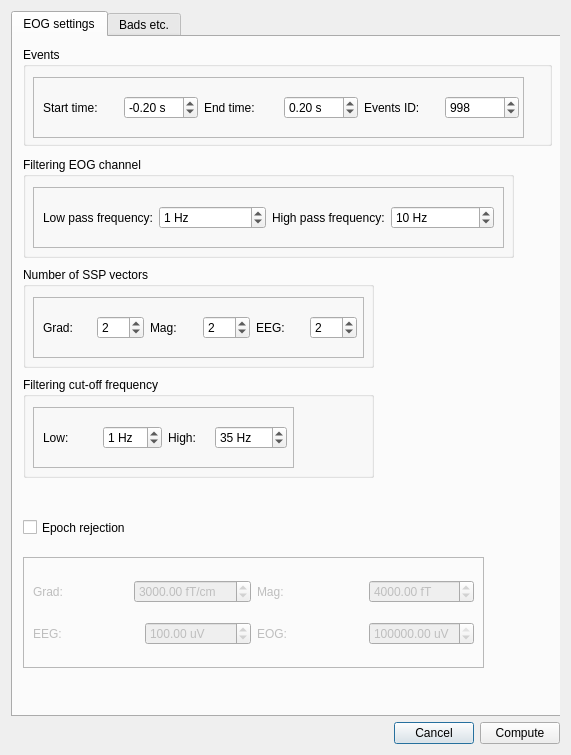
<?xml version="1.0" encoding="UTF-8"?>
<ui version="4.0">
 <class>Dialog</class>
 <widget class="QDialog" name="Dialog">
  <property name="enabled">
   <bool>true</bool>
  </property>
  <property name="geometry">
   <rect>
    <x>0</x>
    <y>0</y>
    <width>571</width>
    <height>755</height>
   </rect>
  </property>
  <property name="windowTitle">
   <string>Dialog</string>
  </property>
  <layout class="QGridLayout" name="gridLayout">
   <item row="1" column="0">
    <layout class="QHBoxLayout" name="horizontalLayout_13">
     <item>
      <spacer name="horizontalSpacer">
       <property name="orientation">
        <enum>Qt::Horizontal</enum>
       </property>
       <property name="sizeHint" stdset="0">
        <size>
         <width>40</width>
         <height>20</height>
        </size>
       </property>
      </spacer>
     </item>
     <item>
      <widget class="QPushButton" name="pushButtonCancel">
       <property name="text">
        <string>Cancel</string>
       </property>
      </widget>
     </item>
     <item>
      <widget class="QPushButton" name="pushButtonCompute">
       <property name="sizePolicy">
        <sizepolicy hsizetype="Minimum" vsizetype="Fixed">
         <horstretch>0</horstretch>
         <verstretch>0</verstretch>
        </sizepolicy>
       </property>
       <property name="text">
        <string>Compute</string>
       </property>
      </widget>
     </item>
    </layout>
   </item>
   <item row="0" column="0">
    <widget class="QScrollArea" name="scrollArea">
     <property name="frameShape">
      <enum>QFrame::NoFrame</enum>
     </property>
     <property name="widgetResizable">
      <bool>true</bool>
     </property>
     <widget class="QWidget" name="scrollAreaWidgetContents">
      <property name="geometry">
       <rect>
        <x>0</x>
        <y>0</y>
        <width>553</width>
        <height>706</height>
       </rect>
      </property>
      <property name="minimumSize">
       <size>
        <width>540</width>
        <height>690</height>
       </size>
      </property>
      <widget class="QTabWidget" name="tabWidgetEOGSettings">
       <property name="geometry">
        <rect>
         <x>0</x>
         <y>0</y>
         <width>553</width>
         <height>706</height>
        </rect>
       </property>
       <property name="currentIndex">
        <number>0</number>
       </property>
       <widget class="QWidget" name="tabEOG1">
        <attribute name="title">
         <string>EOG settings</string>
        </attribute>
        <widget class="QGroupBox" name="groupBoxFilter">
         <property name="geometry">
          <rect>
           <x>10</x>
           <y>340</y>
           <width>351</width>
           <height>101</height>
          </rect>
         </property>
         <property name="title">
          <string>Filtering cut-off frequency</string>
         </property>
         <widget class="QFrame" name="frame_7">
          <property name="geometry">
           <rect>
            <x>10</x>
            <y>30</y>
            <width>261</width>
            <height>61</height>
           </rect>
          </property>
          <property name="frameShape">
           <enum>QFrame::StyledPanel</enum>
          </property>
          <property name="frameShadow">
           <enum>QFrame::Raised</enum>
          </property>
          <widget class="QWidget" name="horizontalLayoutWidget_19">
           <property name="geometry">
            <rect>
             <x>10</x>
             <y>10</y>
             <width>244</width>
             <height>41</height>
            </rect>
           </property>
           <layout class="QHBoxLayout" name="horizontalLayout_25">
            <item>
             <layout class="QHBoxLayout" name="horizontalLayout_26">
              <item>
               <widget class="QLabel" name="labelLow">
                <property name="text">
                 <string>Low:</string>
                </property>
               </widget>
              </item>
              <item>
               <widget class="QSpinBox" name="spinBoxLow">
                <property name="suffix">
                 <string> Hz</string>
                </property>
                <property name="value">
                 <number>1</number>
                </property>
               </widget>
              </item>
             </layout>
            </item>
            <item>
             <layout class="QHBoxLayout" name="horizontalLayout_27">
              <item>
               <widget class="QLabel" name="labelHigh">
                <property name="text">
                 <string>High:</string>
                </property>
               </widget>
              </item>
              <item>
               <widget class="QSpinBox" name="spinBoxHigh">
                <property name="suffix">
                 <string> Hz</string>
                </property>
                <property name="maximum">
                 <number>1000</number>
                </property>
                <property name="value">
                 <number>35</number>
                </property>
               </widget>
              </item>
             </layout>
            </item>
           </layout>
          </widget>
         </widget>
        </widget>
        <widget class="QGroupBox" name="groupBoxFilteringEOG">
         <property name="geometry">
          <rect>
           <x>10</x>
           <y>120</y>
           <width>491</width>
           <height>101</height>
          </rect>
         </property>
         <property name="title">
          <string>Filtering EOG channel</string>
         </property>
         <widget class="QFrame" name="frame_6">
          <property name="geometry">
           <rect>
            <x>10</x>
            <y>30</y>
            <width>471</width>
            <height>61</height>
           </rect>
          </property>
          <property name="frameShape">
           <enum>QFrame::StyledPanel</enum>
          </property>
          <property name="frameShadow">
           <enum>QFrame::Raised</enum>
          </property>
          <widget class="QWidget" name="horizontalLayoutWidget_20">
           <property name="geometry">
            <rect>
             <x>10</x>
             <y>10</y>
             <width>451</width>
             <height>41</height>
            </rect>
           </property>
           <layout class="QHBoxLayout" name="horizontalLayout_18">
            <item>
             <layout class="QHBoxLayout" name="horizontalLayout_23">
              <item>
               <widget class="QLabel" name="labelLowPass">
                <property name="text">
                 <string>Low pass frequency:</string>
                </property>
               </widget>
              </item>
              <item>
               <widget class="QSpinBox" name="spinBoxLowPass">
                <property name="suffix">
                 <string> Hz</string>
                </property>
                <property name="value">
                 <number>1</number>
                </property>
               </widget>
              </item>
             </layout>
            </item>
            <item>
             <layout class="QHBoxLayout" name="horizontalLayout_24">
              <item>
               <widget class="QLabel" name="labelHighPass">
                <property name="text">
                 <string>High pass frequency:</string>
                </property>
               </widget>
              </item>
              <item>
               <widget class="QSpinBox" name="spinBoxHighPass">
                <property name="suffix">
                 <string> Hz</string>
                </property>
                <property name="maximum">
                 <number>1000</number>
                </property>
                <property name="value">
                 <number>10</number>
                </property>
               </widget>
              </item>
             </layout>
            </item>
           </layout>
          </widget>
         </widget>
        </widget>
        <widget class="QGroupBox" name="groupBoxSSP">
         <property name="geometry">
          <rect>
           <x>10</x>
           <y>230</y>
           <width>351</width>
           <height>101</height>
          </rect>
         </property>
         <property name="title">
          <string>Number of SSP vectors</string>
         </property>
         <widget class="QFrame" name="frame_2">
          <property name="geometry">
           <rect>
            <x>10</x>
            <y>30</y>
            <width>331</width>
            <height>61</height>
           </rect>
          </property>
          <property name="frameShape">
           <enum>QFrame::StyledPanel</enum>
          </property>
          <property name="frameShadow">
           <enum>QFrame::Raised</enum>
          </property>
          <widget class="QWidget" name="horizontalLayoutWidget_9">
           <property name="geometry">
            <rect>
             <x>10</x>
             <y>10</y>
             <width>314</width>
             <height>41</height>
            </rect>
           </property>
           <layout class="QHBoxLayout" name="horizontalLayout_9">
            <item>
             <layout class="QHBoxLayout" name="horizontalLayout_3">
              <item>
               <widget class="QLabel" name="labelGrad">
                <property name="text">
                 <string>Grad:</string>
                </property>
               </widget>
              </item>
              <item>
               <widget class="QSpinBox" name="spinBoxGrad">
                <property name="value">
                 <number>2</number>
                </property>
               </widget>
              </item>
             </layout>
            </item>
            <item>
             <layout class="QHBoxLayout" name="horizontalLayout_4">
              <item>
               <widget class="QLabel" name="labelMag">
                <property name="text">
                 <string>Mag:</string>
                </property>
               </widget>
              </item>
              <item>
               <widget class="QSpinBox" name="spinBoxMag">
                <property name="value">
                 <number>2</number>
                </property>
               </widget>
              </item>
             </layout>
            </item>
            <item>
             <layout class="QHBoxLayout" name="horizontalLayout_5">
              <item>
               <widget class="QLabel" name="labelEeg">
                <property name="text">
                 <string>EEG:</string>
                </property>
               </widget>
              </item>
              <item>
               <widget class="QSpinBox" name="spinBoxEeg">
                <property name="value">
                 <number>2</number>
                </property>
               </widget>
              </item>
             </layout>
            </item>
           </layout>
          </widget>
         </widget>
        </widget>
        <widget class="QGroupBox" name="groupBoxEvent">
         <property name="geometry">
          <rect>
           <x>10</x>
           <y>10</y>
           <width>529</width>
           <height>99</height>
          </rect>
         </property>
         <property name="title">
          <string>Events</string>
         </property>
         <widget class="QFrame" name="frame">
          <property name="geometry">
           <rect>
            <x>10</x>
            <y>30</y>
            <width>491</width>
            <height>61</height>
           </rect>
          </property>
          <property name="frameShape">
           <enum>QFrame::StyledPanel</enum>
          </property>
          <property name="frameShadow">
           <enum>QFrame::Raised</enum>
          </property>
          <widget class="QWidget" name="horizontalLayoutWidget_8">
           <property name="geometry">
            <rect>
             <x>10</x>
             <y>10</y>
             <width>476</width>
             <height>41</height>
            </rect>
           </property>
           <layout class="QHBoxLayout" name="horizontalLayout_8">
            <item>
             <layout class="QHBoxLayout" name="horizontalLayout">
              <item>
               <widget class="QLabel" name="labelTmin">
                <property name="text">
                 <string>Start time:</string>
                </property>
               </widget>
              </item>
              <item>
               <widget class="QDoubleSpinBox" name="doubleSpinBoxTmin">
                <property name="suffix">
                 <string> s</string>
                </property>
                <property name="minimum">
                 <double>-99.989999999999995</double>
                </property>
                <property name="singleStep">
                 <double>0.050000000000000</double>
                </property>
                <property name="value">
                 <double>-0.200000000000000</double>
                </property>
               </widget>
              </item>
             </layout>
            </item>
            <item>
             <layout class="QHBoxLayout" name="horizontalLayout_2">
              <item>
               <widget class="QLabel" name="labelTmax">
                <property name="text">
                 <string>End time:</string>
                </property>
               </widget>
              </item>
              <item>
               <widget class="QDoubleSpinBox" name="doubleSpinBoxTmax">
                <property name="suffix">
                 <string> s</string>
                </property>
                <property name="minimum">
                 <double>-99.989999999999995</double>
                </property>
                <property name="singleStep">
                 <double>0.050000000000000</double>
                </property>
                <property name="value">
                 <double>0.200000000000000</double>
                </property>
               </widget>
              </item>
             </layout>
            </item>
            <item>
             <layout class="QHBoxLayout" name="horizontalLayout_6">
              <item>
               <widget class="QLabel" name="labelEventID">
                <property name="text">
                 <string>Events ID:</string>
                </property>
               </widget>
              </item>
              <item>
               <widget class="QSpinBox" name="spinBoxEventsID">
                <property name="maximum">
                 <number>10000</number>
                </property>
                <property name="value">
                 <number>998</number>
                </property>
               </widget>
              </item>
             </layout>
            </item>
           </layout>
          </widget>
         </widget>
        </widget>
        <widget class="QFrame" name="frameEpochRejection">
         <property name="enabled">
          <bool>false</bool>
         </property>
         <property name="geometry">
          <rect>
           <x>10</x>
           <y>520</y>
           <width>461</width>
           <height>111</height>
          </rect>
         </property>
         <property name="frameShape">
          <enum>QFrame::StyledPanel</enum>
         </property>
         <property name="frameShadow">
          <enum>QFrame::Raised</enum>
         </property>
         <widget class="QWidget" name="horizontalLayoutWidget_4">
          <property name="geometry">
           <rect>
            <x>10</x>
            <y>10</y>
            <width>441</width>
            <height>91</height>
           </rect>
          </property>
          <layout class="QHBoxLayout" name="horizontalLayout_12">
           <item>
            <layout class="QVBoxLayout" name="verticalLayout_2">
             <item>
              <layout class="QHBoxLayout" name="horizontalLayout_14">
               <item>
                <widget class="QLabel" name="labelGradReject">
                 <property name="text">
                  <string>Grad:</string>
                 </property>
                </widget>
               </item>
               <item>
                <widget class="QDoubleSpinBox" name="doubleSpinBoxGradReject">
                 <property name="prefix">
                  <string/>
                 </property>
                 <property name="suffix">
                  <string> fT/cm</string>
                 </property>
                 <property name="maximum">
                  <double>1000000000.000000000000000</double>
                 </property>
                 <property name="value">
                  <double>3000.000000000000000</double>
                 </property>
                </widget>
               </item>
              </layout>
             </item>
             <item>
              <layout class="QHBoxLayout" name="horizontalLayout_11">
               <item>
                <widget class="QLabel" name="labelEegReject">
                 <property name="text">
                  <string>EEG:</string>
                 </property>
                </widget>
               </item>
               <item>
                <widget class="QDoubleSpinBox" name="doubleSpinBoxEEGReject">
                 <property name="suffix">
                  <string> uV</string>
                 </property>
                 <property name="maximum">
                  <double>1000000000.000000000000000</double>
                 </property>
                 <property name="value">
                  <double>100.000000000000000</double>
                 </property>
                </widget>
               </item>
              </layout>
             </item>
            </layout>
           </item>
           <item>
            <layout class="QVBoxLayout" name="verticalLayout_3">
             <item>
              <layout class="QHBoxLayout" name="horizontalLayout_10">
               <item>
                <widget class="QLabel" name="labelMagReject">
                 <property name="text">
                  <string>Mag:</string>
                 </property>
                </widget>
               </item>
               <item>
                <widget class="QDoubleSpinBox" name="doubleSpinBoxMagReject">
                 <property name="suffix">
                  <string> fT</string>
                 </property>
                 <property name="maximum">
                  <double>1000000000.000000000000000</double>
                 </property>
                 <property name="value">
                  <double>4000.000000000000000</double>
                 </property>
                </widget>
               </item>
              </layout>
             </item>
             <item>
              <layout class="QHBoxLayout" name="horizontalLayout_15">
               <item>
                <widget class="QLabel" name="labelEogReject">
                 <property name="text">
                  <string>EOG:</string>
                 </property>
                </widget>
               </item>
               <item>
                <widget class="QDoubleSpinBox" name="doubleSpinBoxEOGReject">
                 <property name="suffix">
                  <string> uV</string>
                 </property>
                 <property name="maximum">
                  <double>1000000000.000000000000000</double>
                 </property>
                 <property name="value">
                  <double>1000000000.000000000000000</double>
                 </property>
                </widget>
               </item>
              </layout>
             </item>
            </layout>
           </item>
          </layout>
         </widget>
        </widget>
        <widget class="QCheckBox" name="checkBoxEpochRejection">
         <property name="enabled">
          <bool>true</bool>
         </property>
         <property name="geometry">
          <rect>
           <x>10</x>
           <y>475</y>
           <width>149</width>
           <height>31</height>
          </rect>
         </property>
         <property name="text">
          <string>Epoch rejection</string>
         </property>
        </widget>
       </widget>
       <widget class="QWidget" name="tabEOG2">
        <attribute name="title">
         <string>Bads etc.</string>
        </attribute>
        <widget class="QWidget" name="horizontalLayoutWidget_17">
         <property name="geometry">
          <rect>
           <x>10</x>
           <y>60</y>
           <width>351</width>
           <height>41</height>
          </rect>
         </property>
         <layout class="QHBoxLayout" name="horizontalLayout_21">
          <item>
           <widget class="QLabel" name="labelStart1">
            <property name="text">
             <string>Start artifact detection after</string>
            </property>
           </widget>
          </item>
          <item>
           <widget class="QSpinBox" name="spinBoxStart"/>
          </item>
          <item>
           <widget class="QLabel" name="labelStart2">
            <property name="text">
             <string>seconds.</string>
            </property>
           </widget>
          </item>
         </layout>
        </widget>
        <widget class="QWidget" name="horizontalLayoutWidget">
         <property name="geometry">
          <rect>
           <x>10</x>
           <y>160</y>
           <width>281</width>
           <height>41</height>
          </rect>
         </property>
         <layout class="QHBoxLayout" name="horizontalLayout_7">
          <item>
           <widget class="QLabel" name="labelJobs">
            <property name="text">
             <string>Number of jobs to run in parallel:</string>
            </property>
           </widget>
          </item>
          <item>
           <widget class="QSpinBox" name="spinBoxJobs">
            <property name="value">
             <number>1</number>
            </property>
           </widget>
          </item>
         </layout>
        </widget>
        <widget class="QWidget" name="layoutWidget">
         <property name="geometry">
          <rect>
           <x>10</x>
           <y>10</y>
           <width>381</width>
           <height>41</height>
          </rect>
         </property>
         <layout class="QHBoxLayout" name="horizontalLayout_28">
          <item>
           <widget class="QLabel" name="labelBad">
            <property name="text">
             <string>Bad channels:</string>
            </property>
           </widget>
          </item>
          <item>
           <widget class="QLineEdit" name="lineEditBad"/>
          </item>
          <item>
           <widget class="QPushButton" name="pushButtonBadChannels">
            <property name="text">
             <string>Browse...</string>
            </property>
           </widget>
          </item>
         </layout>
        </widget>
        <widget class="QWidget" name="layoutWidget_2">
         <property name="geometry">
          <rect>
           <x>10</x>
           <y>110</y>
           <width>308</width>
           <height>41</height>
          </rect>
         </property>
         <layout class="QHBoxLayout" name="horizontalLayout_22">
          <item>
           <widget class="QLabel" name="labelTaps">
            <property name="text">
             <string>Number of taps to use for filtering:</string>
            </property>
           </widget>
          </item>
          <item>
           <widget class="QSpinBox" name="spinBoxTaps">
            <property name="maximum">
             <number>10000</number>
            </property>
            <property name="value">
             <number>2048</number>
            </property>
           </widget>
          </item>
         </layout>
        </widget>
        <widget class="QWidget" name="verticalLayoutWidget">
         <property name="geometry">
          <rect>
           <x>10</x>
           <y>250</y>
           <width>371</width>
           <height>111</height>
          </rect>
         </property>
         <layout class="QVBoxLayout" name="verticalLayout">
          <item>
           <widget class="QCheckBox" name="checkBoxEEGProj">
            <property name="text">
             <string>Add EEG average reference proj.</string>
            </property>
           </widget>
          </item>
          <item>
           <widget class="QCheckBox" name="checkBoxSSPProj">
            <property name="text">
             <string>Exclude the SSP projectors currently in the fiff file</string>
            </property>
            <property name="checked">
             <bool>true</bool>
            </property>
           </widget>
          </item>
          <item>
           <widget class="QCheckBox" name="checkBoxSSPCompute">
            <property name="text">
             <string>Compute SSP after averaging</string>
            </property>
           </widget>
          </item>
         </layout>
        </widget>
       </widget>
      </widget>
     </widget>
    </widget>
   </item>
  </layout>
 </widget>
 <tabstops>
  <tabstop>pushButtonCancel</tabstop>
  <tabstop>pushButtonCompute</tabstop>
 </tabstops>
 <resources/>
 <connections>
  <connection>
   <sender>pushButtonCompute</sender>
   <signal>clicked()</signal>
   <receiver>Dialog</receiver>
   <slot>accept()</slot>
   <hints>
    <hint type="sourcelabel">
     <x>396</x>
     <y>753</y>
    </hint>
    <hint type="destinationlabel">
     <x>333</x>
     <y>5</y>
    </hint>
   </hints>
  </connection>
  <connection>
   <sender>pushButtonCancel</sender>
   <signal>clicked(bool)</signal>
   <receiver>Dialog</receiver>
   <slot>reject()</slot>
   <hints>
    <hint type="sourcelabel">
     <x>205</x>
     <y>748</y>
    </hint>
    <hint type="destinationlabel">
     <x>248</x>
     <y>8</y>
    </hint>
   </hints>
  </connection>
 </connections>
</ui>
